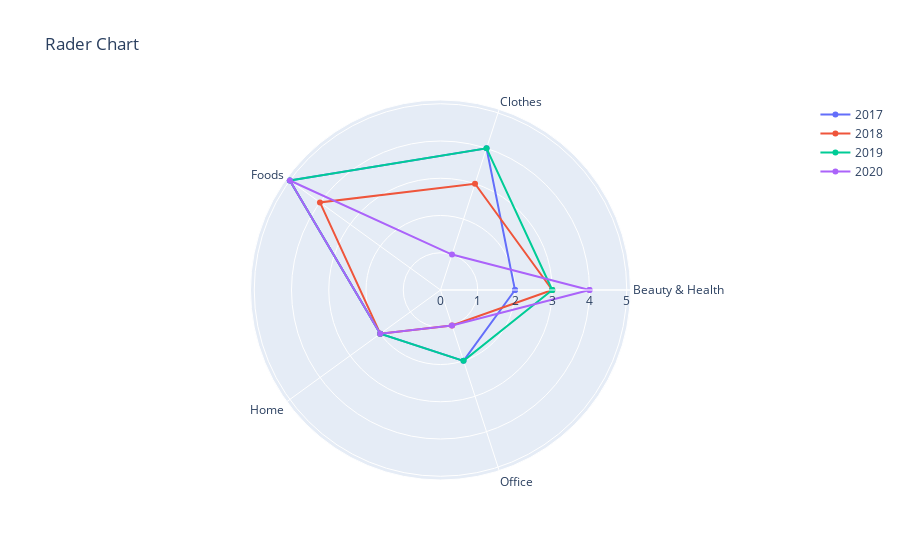

Notebook code cell kept with this figure:
### Code cell
# 연도별 방사형 레이더 차트 겹쳐서 그리기

# 내가
box = []
for i in df_g['year'].unique():
    A = df_g[df_g['year'] == i]
    
    ranks = list(A["Rank"])
    ranks.append(ranks[0])
    
    thetas = list(A["Category"])
    thetas.append(thetas[0])
    
    box.append(go.Scatterpolar(r = ranks,
                           theta = thetas,
                            #fill = "toself",
                            name = str(i)))

layout = go.Layout(title = "Rader Chart")

fig = go.Figure(box, layout)
fig.show()

### Figure 1 — Plotly figure (JSON) as saved in the notebook; plotly's stock layout.template omitted (floating-point values rounded to 4 significant figures)
{"data": [{"name": "2017", "r": [2, 4, 5, 2, 2, 2], "theta": ["Beauty & Health", "Clothes", "Foods", "Home", "Office", "Beauty & Health"], "type": "scatterpolar"}, {"name": "2018", "r": [3, 3, 4, 2, 1, 3], "theta": ["Beauty & Health", "Clothes", "Foods", "Home", "Office", "Beauty & Health"], "type": "scatterpolar"}, {"name": "2019", "r": [3, 4, 5, 2, 2, 3], "theta": ["Beauty & Health", "Clothes", "Foods", "Home", "Office", "Beauty & Health"], "type": "scatterpolar"}, {"name": "2020", "r": [4, 1, 5, 2, 1, 4], "theta": ["Beauty & Health", "Clothes", "Foods", "Home", "Office", "Beauty & Health"], "type": "scatterpolar"}], "layout": {"autosize": true, "polar": {"angularaxis": {"type": "category"}, "radialaxis": {"autorange": true, "range": [0, 5.217], "type": "linear"}}, "title": {"text": "Rader Chart"}}}
